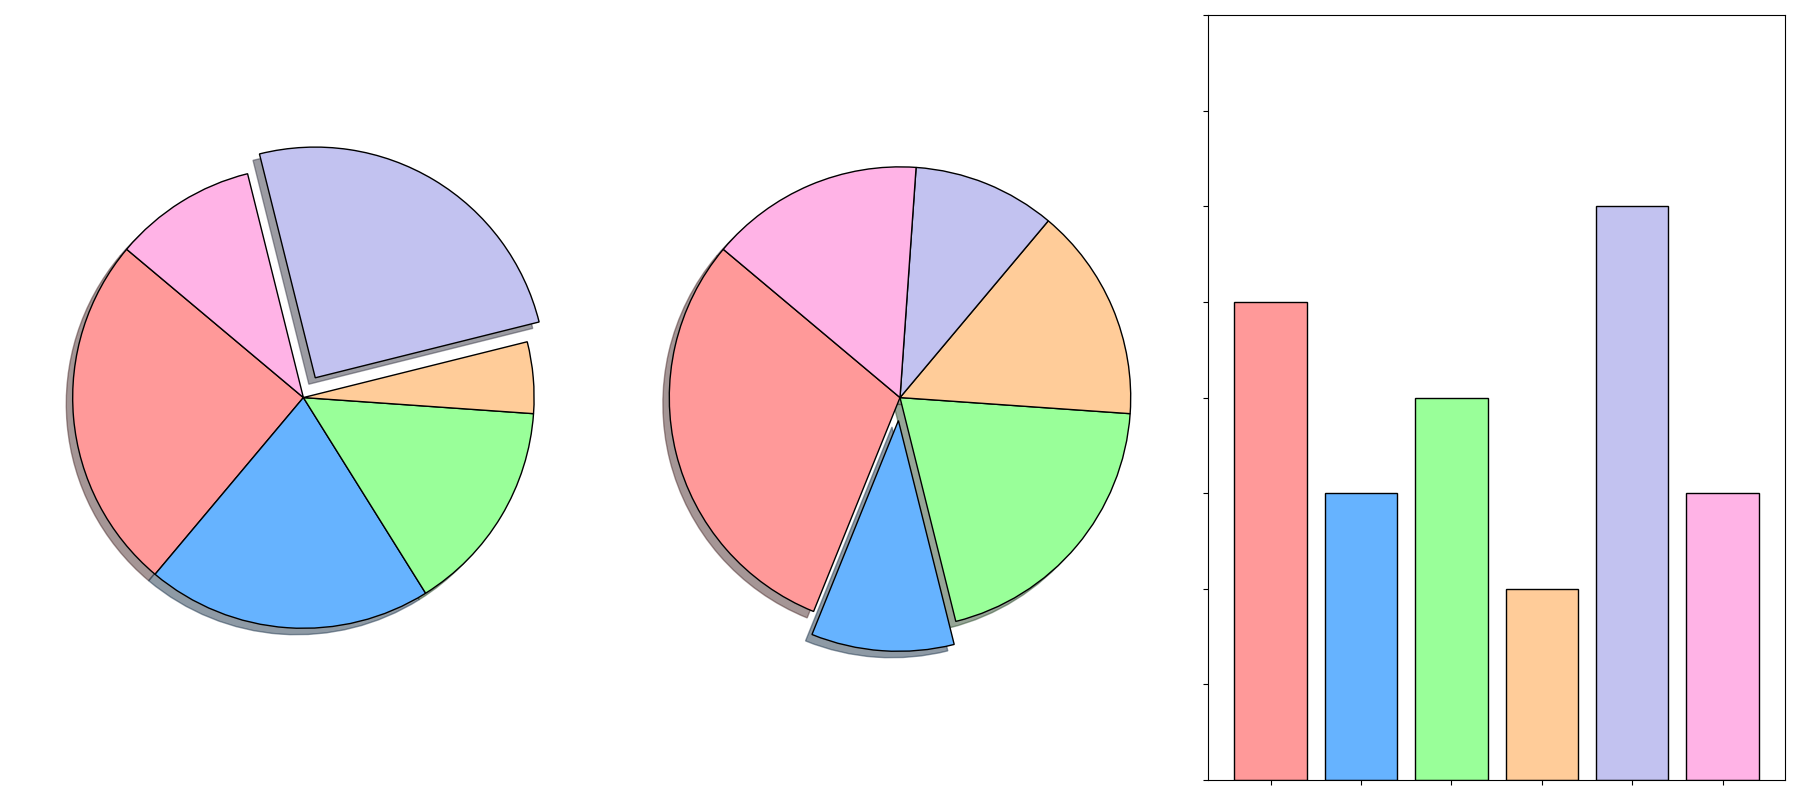

The Python source for this figure:
import matplotlib.pyplot as plt

activities = ['Sports', 'Music', 'Art', 'Reading', 'Gaming', 'Volunteering']
percentages1 = [25, 20, 15, 5, 25, 10]
percentages2 = [30, 10, 20, 15, 10, 15]
hours_spent = [5, 3, 4, 2, 6, 3]
colors = ['#ff9999', '#66b3ff', '#99ff99', '#ffcc99', '#c2c2f0', '#ffb3e6']
explode1 = (0, 0, 0, 0, 0.1, 0)
explode2 = (0, 0.1, 0, 0, 0, 0)

fig, (ax1, ax2, ax3) = plt.subplots(1, 3, figsize=(18, 8))

ax1.pie(
    percentages1,
    explode=explode1,
    labels=[None]*len(activities),  # Remove labels
    colors=colors,
    autopct='',  # Remove percentages from display
    startangle=140,
    wedgeprops=dict(edgecolor='black'),
    shadow=True
)

ax2.pie(
    percentages2,
    explode=explode2,
    labels=[None]*len(activities),  # Remove labels
    colors=colors,
    autopct='',  # Remove percentages from display
    startangle=140,
    wedgeprops=dict(edgecolor='black'),
    shadow=True
)

ax3.bar(activities, hours_spent, color=colors, edgecolor='black')
ax3.set_xticklabels([])  # Remove x-axis labels
ax3.set_yticklabels([])  # Remove y-axis labels
ax3.set_ylim(0, max(hours_spent) + 2)

plt.tight_layout()
plt.show()
